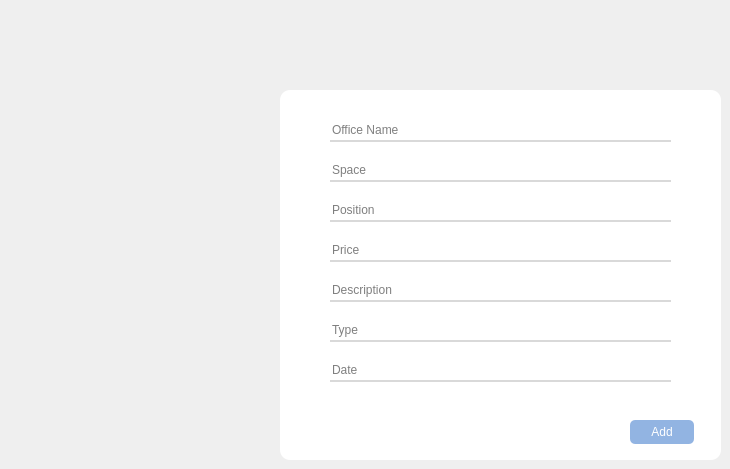
       <widget class="QWidget" name="page_12">
        <widget class="QWidget" name="widget" native="true">
         <property name="geometry">
          <rect>
           <x>280</x>
           <y>90</y>
           <width>441</width>
           <height>370</height>
          </rect>
         </property>
         <property name="styleSheet">
          <string notr="true">background-color:white;
border-radius:10px;</string>
         </property>
         <widget class="QLineEdit" name="office_Name_line">
          <property name="geometry">
           <rect>
            <x>50</x>
            <y>30</y>
            <width>341</width>
            <height>22</height>
           </rect>
          </property>
          <property name="styleSheet">
           <string notr="true">border:none;
border-bottom: 1.5px solid #d9d9d9;
border-radius:unset;</string>
          </property>
          <property name="placeholderText">
           <string>Office Name</string>
          </property>
         </widget>
         <widget class="QLineEdit" name="space_line">
          <property name="geometry">
           <rect>
            <x>50</x>
            <y>70</y>
            <width>341</width>
            <height>22</height>
           </rect>
          </property>
          <property name="styleSheet">
           <string notr="true">border:none;
border-bottom: 1.5px solid #d9d9d9;
border-radius:unset;</string>
          </property>
          <property name="placeholderText">
           <string>Space</string>
          </property>
         </widget>
         <widget class="QLineEdit" name="position_line">
          <property name="geometry">
           <rect>
            <x>50</x>
            <y>110</y>
            <width>341</width>
            <height>22</height>
           </rect>
          </property>
          <property name="styleSheet">
           <string notr="true">border:none;
border-bottom: 1.5px solid #d9d9d9;
border-radius:unset;</string>
          </property>
          <property name="placeholderText">
           <string>Position</string>
          </property>
         </widget>
         <widget class="QLineEdit" name="description_line">
          <property name="geometry">
           <rect>
            <x>50</x>
            <y>190</y>
            <width>341</width>
            <height>22</height>
           </rect>
          </property>
          <property name="styleSheet">
           <string notr="true">border:none;
border-bottom: 1.5px solid #d9d9d9;
border-radius:unset;</string>
          </property>
          <property name="placeholderText">
           <string>Description</string>
          </property>
         </widget>
         <widget class="QPushButton" name="add_office_button">
          <property name="geometry">
           <rect>
            <x>350</x>
            <y>330</y>
            <width>64</width>
            <height>24</height>
           </rect>
          </property>
          <property name="styleSheet">
           <string notr="true">border-radius: 5px;
background-color:#92B4E2;
color:white;</string>
          </property>
          <property name="text">
           <string>Add</string>
          </property>
         </widget>
         <widget class="QLineEdit" name="Price_line">
          <property name="geometry">
           <rect>
            <x>50</x>
            <y>150</y>
            <width>341</width>
            <height>22</height>
           </rect>
          </property>
          <property name="styleSheet">
           <string notr="true">border:none;
border-bottom: 1.5px solid #d9d9d9;
border-radius:unset;</string>
          </property>
          <property name="placeholderText">
           <string>Price</string>
          </property>
         </widget>
         <widget class="QLabel" name="officeName_icone">
          <property name="geometry">
           <rect>
            <x>370</x>
            <y>30</y>
            <width>17</width>
            <height>16</height>
           </rect>
          </property>
          <property name="text">
           <string/>
          </property>
          <property name="pixmap">
           <pixmap resource="res.qrc">:/img/img/nameOffice_iconeGrey.png</pixmap>
          </property>
         </widget>
         <widget class="QLabel" name="space_icone">
          <property name="geometry">
           <rect>
            <x>370</x>
            <y>70</y>
            <width>17</width>
            <height>16</height>
           </rect>
          </property>
          <property name="text">
           <string/>
          </property>
          <property name="pixmap">
           <pixmap resource="res.qrc">:/img/img/space_iconeGrey.png</pixmap>
          </property>
         </widget>
         <widget class="QLabel" name="position_icone">
          <property name="geometry">
           <rect>
            <x>370</x>
            <y>110</y>
            <width>17</width>
            <height>16</height>
           </rect>
          </property>
          <property name="text">
           <string/>
          </property>
          <property name="pixmap">
           <pixmap resource="res.qrc">:/img/img/position_iconeGrey.png</pixmap>
          </property>
         </widget>
         <widget class="QLabel" name="price_icone">
          <property name="geometry">
           <rect>
            <x>372</x>
            <y>150</y>
            <width>17</width>
            <height>16</height>
           </rect>
          </property>
          <property name="text">
           <string/>
          </property>
          <property name="pixmap">
           <pixmap resource="res.qrc">:/img/img/dollar_iconeGrey.png</pixmap>
          </property>
         </widget>
         <widget class="QLabel" name="description_icone">
          <property name="geometry">
           <rect>
            <x>370</x>
            <y>190</y>
            <width>17</width>
            <height>16</height>
           </rect>
          </property>
          <property name="text">
           <string/>
          </property>
          <property name="pixmap">
           <pixmap resource="res.qrc">:/img/img/description_iconeGrey.png</pixmap>
          </property>
         </widget>
         <widget class="QPushButton" name="exit_add_popup">
          <property name="geometry">
           <rect>
            <x>217</x>
            <y>5</y>
            <width>16</width>
            <height>16</height>
           </rect>
          </property>
          <property name="styleSheet">
           <string notr="true">background-image: url(&quot;C:/Users/Mon Pc/Desktop/Qt projects/BrainStormSpace/img/exit_x_icon.png&quot;);
background-repeat:no-repeat;</string>
          </property>
          <property name="text">
           <string/>
          </property>
         </widget>
         <widget class="QLineEdit" name="type_line">
          <property name="geometry">
           <rect>
            <x>50</x>
            <y>230</y>
            <width>341</width>
            <height>22</height>
           </rect>
          </property>
          <property name="styleSheet">
           <string notr="true">border:none;
border-bottom: 1.5px solid #d9d9d9;
border-radius:unset;</string>
          </property>
          <property name="placeholderText">
           <string>Type</string>
          </property>
         </widget>
         <widget class="QLineEdit" name="date_line">
          <property name="geometry">
           <rect>
            <x>50</x>
            <y>270</y>
            <width>341</width>
            <height>22</height>
           </rect>
          </property>
          <property name="styleSheet">
           <string notr="true">border:none;
border-bottom: 1.5px solid #d9d9d9;
border-radius:unset;</string>
          </property>
          <property name="placeholderText">
           <string>Date</string>
          </property>
         </widget>
         <widget class="QLabel" name="type_icon">
          <property name="geometry">
           <rect>
            <x>370</x>
            <y>232</y>
            <width>16</width>
            <height>16</height>
           </rect>
          </property>
          <property name="text">
           <string/>
          </property>
          <property name="pixmap">
           <pixmap resource="res.qrc">:/img/img/type_grey.png</pixmap>
          </property>
         </widget>
         <widget class="QLabel" name="date_icon">
          <property name="geometry">
           <rect>
            <x>370</x>
            <y>272</y>
            <width>16</width>
            <height>16</height>
           </rect>
          </property>
          <property name="text">
           <string/>
          </property>
          <property name="pixmap">
           <pixmap resource="res.qrc">:/img/img/date_grey.png</pixmap>
          </property>
         </widget>
         <zorder>office_Name_line</zorder>
         <zorder>space_line</zorder>
         <zorder>position_line</zorder>
         <zorder>description_line</zorder>
         <zorder>Price_line</zorder>
         <zorder>officeName_icone</zorder>
         <zorder>space_icone</zorder>
         <zorder>position_icone</zorder>
         <zorder>price_icone</zorder>
         <zorder>description_icone</zorder>
         <zorder>exit_add_popup</zorder>
         <zorder>type_line</zorder>
         <zorder>date_line</zorder>
         <zorder>type_icon</zorder>
         <zorder>date_icon</zorder>
         <zorder>add_office_button</zorder>
        </widget>
       </widget>
